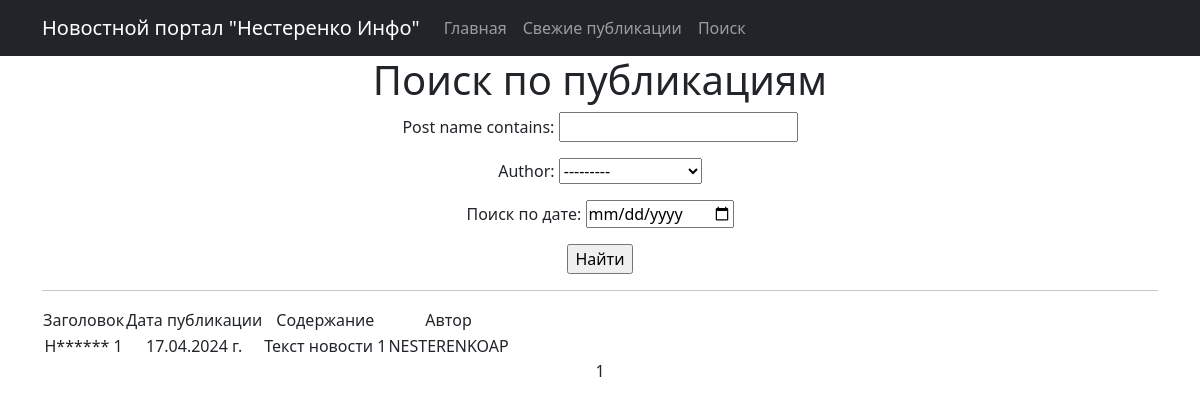
The app's page /post/search/, older data.
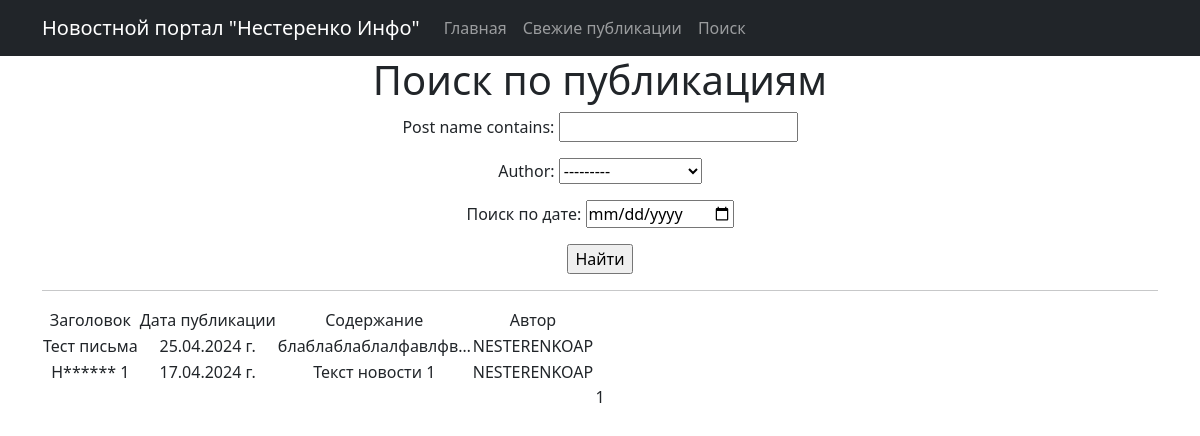
The same page, newer data.
### news/models.py (models this page shows, shortened)
class Post(models.Model):
    news = 'NW'
    article = 'AR'
    POST = [
        (news, 'Новость'),
        (article, 'Статья')
    ]
    author = models.ForeignKey(Author, on_delete=models.CASCADE)
    post_type = models.CharField(max_length=2, choices=POST, default=news)
    time_create = models.DateTimeField(auto_now_add=True)
    category = models.ManyToManyField(Category, through='PostCategory')
    post_name = models.CharField(max_length=255, unique=True)
    post_text = models.TextField()
    post_rating = models.IntegerField(default=0)

class Author(models.Model):
    user = models.OneToOneField(User, on_delete=models.CASCADE)
    rating = models.IntegerField(default=0)
    def __str__(self):
        return f'{self.user}'

### news/views.py (the view)
# urls.py: path('post/search/', PostSearch.as_view(), name='post_search'),
class PostSearch(ListView):
    model = Post
    ordering = '-time_create'
    template_name = 'flatpages/search.html'
    context_object_name = 'search'
    paginate_by = 5
    def get_queryset(self):
        queryset = super().get_queryset()
        self.filterset = PostFilter(self.request.GET, queryset)
        return self.filterset.qs
    def get_context_data(self, **kwargs):
        context = super().get_context_data(**kwargs)
        context['filterset'] = self.filterset
        return context

### news/templatetags/custom_filters.py (called while the page is built)
@register.filter()
def censor(value):
    for word in bad_list:
        value = value.replace(word[1:], '*' * len(word[1:]))
    return value

### templates/flatpages/search.html (shortened to what this page needs)
{% extends 'flatpages/default.html' %}
{% load custom_filters %}
{% block content %}
    <h1>Поиск по публикациям</h1>
    <form action="" method="get">
        {{ filterset.form.as_p }}
        <input type="submit" value="Найти" />
    </form>
    <hr>
    {% if search %}
        <table>
            <tr>
                <td>Заголовок</td>
                <td>Дата публикации</td>
                <td>Содержание</td>
                <td>Автор</td>
            </tr>
            {% for post in search %}
            <tr>
                <td>{{ post.post_name|censor }}</td>
                <td>{{ post.time_create|date:'d.m.Y' }} г.</td>
                <td>{{ post.post_text|truncatechars:20|censor }}</td>
                <td>{{ post.author }}</td>
            </tr>
            {% endfor %}
        </table>
    {% else %}
        <h2>Ничего не нашлось!</h2>
    {% endif %}
    {{ page_obj.number }}
{% endblock content %}

### templates/flatpages/default.html (shortened to what this page needs)
<!DOCTYPE html>
<html lang="en">
    <head>
        {% load static %}
        <link href="{% static 'css/styles.css' %}" rel="stylesheet" />
    </head>
    <body>
        <nav class="navbar navbar-expand-lg navbar-dark bg-dark static-top">
            <div class="container">
                <a class="navbar-brand" href="#">Новостной портал "Нестеренко Инфо"</a>
                <div class="collapse navbar-collapse" id="navbarResponsive">
                    <ul class="navbar-nav ml-auto">
                        <li class="nav-item active">
                            <a class="nav-link" href="/homepage/">Главная
                            </a>
                        </li>
                        <li class="nav-item">
                            <a class="nav-link" href="/post/">Свежие публикации</a>
                        </li>
                        <li class="nav-item">
                            <a class="nav-link" href="/post/search/?">Поиск</a>
                        </li>
                    </ul>
                </div>
            </div>
        </nav>
        <div class="container">
            <div class="row">
                <div class="col-lg-12 text-center">
                    {% block content %}{% endblock content %}
                </div>
            </div>
        </div>
    </body>
</html>

Row changes from the older to the newer data that the page shows:
added Post: post_name|censor "Тест письма", time_create "25.04.2024", post_text|censor "блаблаблаблалфавлфв…", author "NESTERENKOAP"
